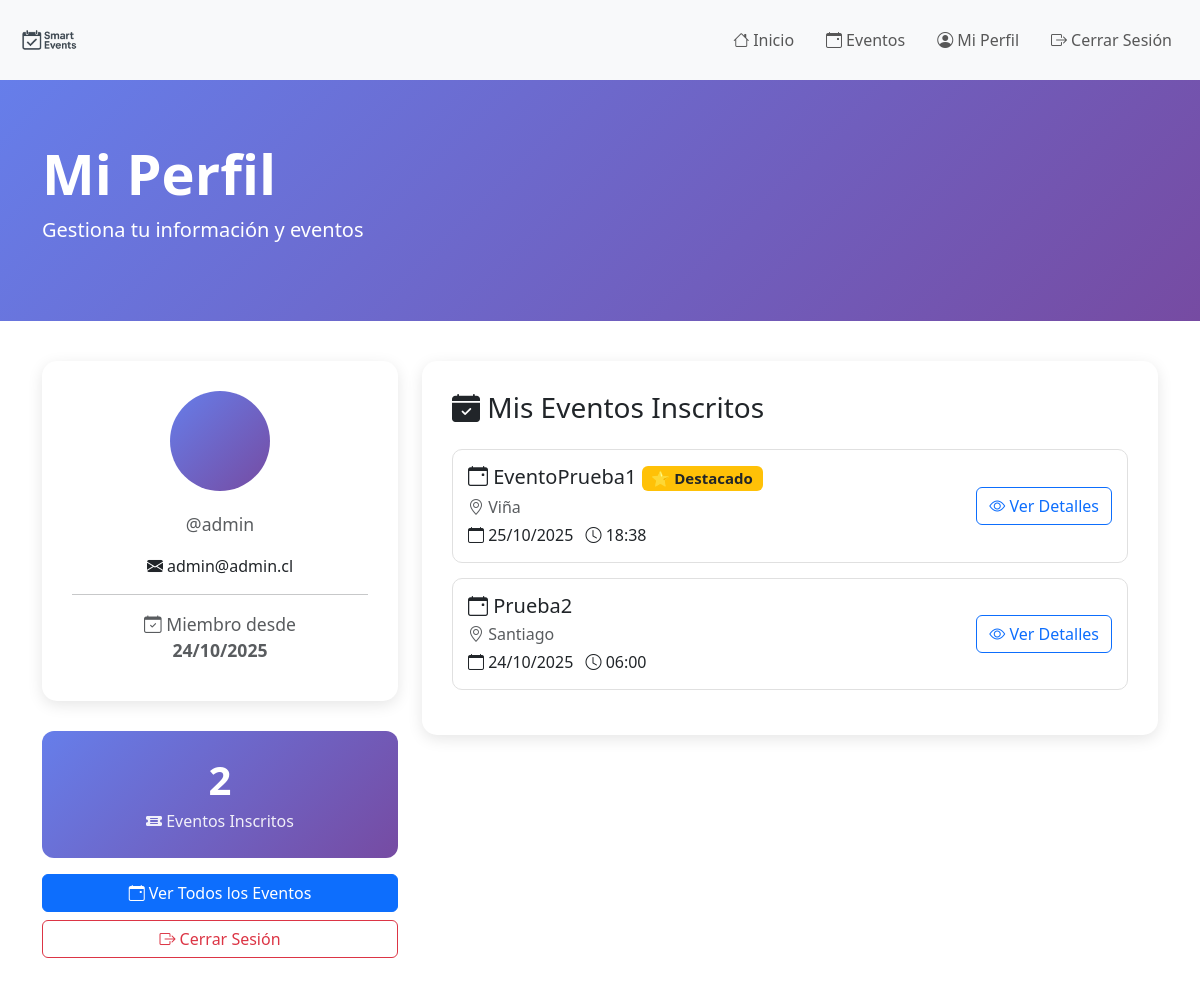
Page /auth/profile/ (signed in) on the committed database.
### events/models.py (models this page shows, shortened)
class Event(models.Model):
  event_name = models.CharField("Name of the event",max_length=254)
  pub_date = models.DateTimeField("Date published")
  event_date = models.DateField("Event date")
  starts_at = models.TimeField("Start time of event")
  ends_at = models.TimeField("End time of event")
  location = models.CharField(max_length=254)
  description = models.CharField(max_length=254)
  price = models.IntegerField()
  capacity = models.PositiveIntegerField(
    null=True, blank=True,
    help_text="Deja en blanco para capacidad ilimitada."
  )
  attendees = models.ManyToManyField(
    settings.AUTH_USER_MODEL,
    related_name='events_attending',
    blank=True
  )
  is_featured = models.BooleanField(
    "Evento Destacado",
    default=False,
    help_text="Solo puede haber un evento destacado a la vez"
  )
  image_base64 = models.TextField(
    "Imagen del Evento",
    blank=True,
    null=True,
    help_text="Imagen en formato base64"
  )

### auth/views.py (the view)
# urls.py: path('profile/', views.profile_view, name='profile'),
@login_required
def profile_view(request):
    user_events = request.user.events_attending.all()
    context = {
        'user_events': user_events
    }
    return render(request, 'auth/profile.html', context)

### auth/templates/auth/profile.html (shortened to what this page needs)
{% extends 'base.html' %}
{% block content %}
<div class="profile-header">
  <div class="container">
    <h1 class="display-4 fw-bold">Mi Perfil</h1>
    <p class="lead">Gestiona tu información y eventos</p>
  </div>
</div>
<div class="container mb-5">
  <div class="row">
    <div class="col-lg-4">
      <div class="profile-card">
        <div class="profile-avatar">
        </div>
        <div class="profile-info">
          <p class="text-muted">@{{ user.username }}</p>
          <p><i class="bi bi-envelope-fill"></i> {{ user.email }}</p>
          <hr>
          <p class="text-muted mb-2">
            <i class="bi bi-calendar-check"></i> Miembro desde<br>
            <strong>{{ user.date_joined|date:"d/m/Y" }}</strong>
          </p>
        </div>
      </div>
      <div class="stat-card mb-3">
        <h3>{{ user_events.count }}</h3>
        <p><i class="bi bi-ticket-detailed-fill"></i> Eventos Inscritos</p>
      </div>
      <div class="d-grid gap-2">
        <a href="{% url 'index' %}" class="btn btn-primary">
          <i class="bi bi-calendar-event"></i> Ver Todos los Eventos
        </a>
        <a href="{% url 'logout' %}" class="btn btn-outline-danger">
          <i class="bi bi-box-arrow-right"></i> Cerrar Sesión
        </a>
      </div>
    </div>
    <div class="col-lg-8">
      <div class="profile-card">
        <h3 class="mb-4">
          <i class="bi bi-calendar-check-fill"></i> Mis Eventos Inscritos
        </h3>
        {% if user_events %}
          {% for event in user_events %}
            <div class="event-mini-card">
              <div class="row align-items-center">
                <div class="col-md-8">
                  <h5 class="mb-1">
                    <i class="bi bi-calendar-event"></i> {{ event.event_name }}
                    {% if event.is_featured %}
                      <span class="badge bg-warning text-dark">⭐ Destacado</span>
                    {% endif %}
                  </h5>
                  <p class="mb-1 text-muted">
                    <i class="bi bi-geo-alt"></i> {{ event.location }}
                  </p>
                  <p class="mb-0">
                    <i class="bi bi-calendar"></i> {{ event.event_date|date:"d/m/Y" }}
                    <i class="bi bi-clock ms-2"></i> {{ event.starts_at|time:"H:i" }}
                  </p>
                </div>
                <div class="col-md-4 text-end">
                  <a href="{% url 'event_detail' event.id %}" class="btn btn-outline-primary">
                    <i class="bi bi-eye"></i> Ver Detalles
                  </a>
                </div>
              </div>
            </div>
          {% endfor %}
        {% endif %}
      </div>
    </div>
  </div>
</div>
{% endblock %}

### templates/base.html (shortened to what this page needs)
{% load static %}
<!DOCTYPE html>
<html lang="es">
<head>
  <link href="https://cdn.jsdelivr.net/npm/bootstrap@5.3.8/dist/css/bootstrap.min.css" rel="stylesheet">
</head>
<body>
  <nav class="navbar navbar-expand-lg bg-body-tertiary" style="height: 80px;">
      <div class="container-fluid">
        <a href="/" class="navbar-brand">
          <img src="{% static 'logo.png' %}" alt="Smart Events" style="height:75px" class="d-inline-block align-text-top">
        </a>
      <div class="collapse navbar-collapse" id="navbarContent">
        <ul class="navbar-nav ms-auto mb-2 mb-lg-0">
          <li class="nav-item">
            <a class="nav-link {% if request.resolver_match.url_name == 'home' %}active{% endif %}" aria-current="page" href="{% url 'home' %}">
              <i class="bi bi-house me-1"></i>Inicio
            </a>
          </li>
          <li class="nav-item">
            <a class="nav-link {% if 'events' in request.path %}active{% endif %}" href="{% url 'index' %}">
              <i class="bi bi-calendar-event me-1"></i>Eventos
            </a>
          </li>
          {% if user.is_authenticated %}
            <li class="nav-item">
              <a class="nav-link {% if 'profile' in request.path %}active{% endif %}" href="{% url 'profile' %}">
                <i class="bi bi-person-circle me-1"></i>Mi Perfil
              </a>
            </li>
            <li class="nav-item">
              <a class="nav-link" href="{% url 'logout' %}">
                <i class="bi bi-box-arrow-right me-1"></i>Cerrar Sesión
              </a>
            </li>
          {% endif %}
        </ul>
      </div>
    </div>
  </nav>
  <link rel="stylesheet" href="https://cdn.jsdelivr.net/npm/bootstrap-icons@1.7.2/font/bootstrap-icons.css">
  <main>
    {% block content %}{% endblock %}
  </main>
</body>
</html>

### auth/templates/auth/profile.html (style rules this page uses)
.profile-header { background: linear-gradient(135deg, #667eea 0%, #764ba2 100%); color: white; padding: 60px 0; margin-bottom: 40px; }
.profile-card { background: white; border-radius: 15px; box-shadow: 0 4px 15px rgba(0,0,0,0.1); padding: 30px; margin-bottom: 30px; }
.profile-avatar { width: 100px; height: 100px; background: linear-gradient(135deg, #667eea 0%, #764ba2 100%); border-radius: 50%; display: flex; align-items: center; justify-content: center; font-size: 3rem; color: white; font-weight: bold; margin: 0 auto 20px; }
.profile-info { text-align: center; }
.profile-info .text-muted { font-size: 1.1rem; }
.event-mini-card { border: 1px solid #e0e0e0; border-radius: 10px; padding: 15px; margin-bottom: 15px; transition: all 0.3s ease; }
.stat-card { background: linear-gradient(135deg, #667eea 0%, #764ba2 100%); color: white; border-radius: 12px; padding: 25px; text-align: center; }
.stat-card h3 { font-size: 2.5rem; margin: 0; font-weight: bold; }
.stat-card p { margin: 5px 0 0 0; opacity: 0.9; }

### templates/base.html (style rules this page uses)
.navbar-nav .nav-link { font-weight: 500; transition: color 0.3s ease; padding: 0.5rem 1rem !important; }

### rows in the picture
Event: event_name "EventoPrueba1", is_featured "⭐ Destacado", location "Viña", event_date "25/10/2025", starts_at "18:38"
Event: event_name "Prueba2", location "Santiago", event_date "24/10/2025", starts_at "06:00"

### other values in the picture
{{ user.username }} "admin"
{{ user.email }} "admin@admin.cl"
{{ user.date_joined|date:"d/m/Y" }} "24/10/2025"
{{ user_events.count }} "2"
